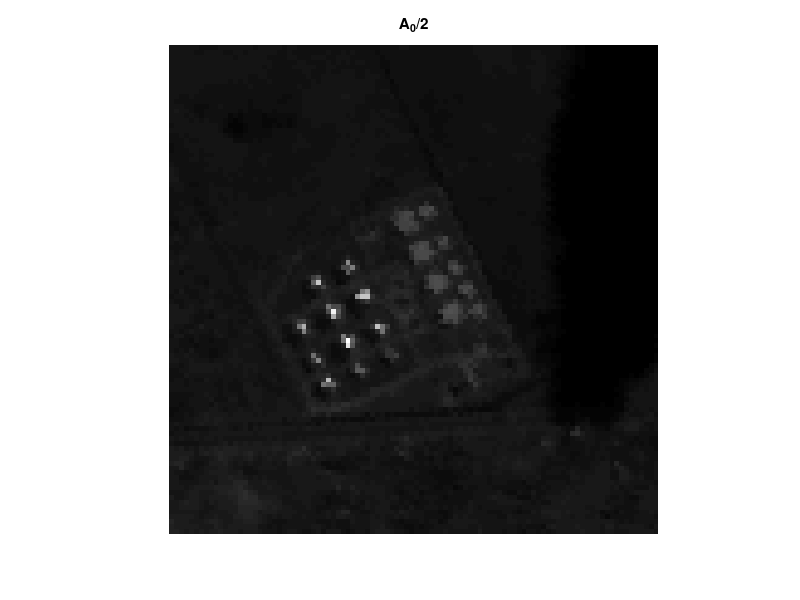

MATLAB code to generate this figure: (Note: this script raises an error after producing the figure.)
clear;
close all;
clc;

load abu-urban-2.mat;
img_src=data;
mask=map;
sz = size(img_src);
img_src = double(img_src);
img_src=reshape(img_src,sz(1)*sz(2),sz(3));
img_src=img_src';
MM=sz(1)*sz(2);

% parameter
r = 10;   % try r=2, 4, or 8, 10
eps = 0.3^2; % try eps=0.1^2, 0.2^2, 0.4^2
lambda = 0.00001;       % tradeoff parameter

%% harmonic analysis

A0_2=mean(img_src,1);
A0_2=reshape(A0_2,sz(1),sz(2));     %% harmonic remainder
A0_2=mat2gray(A0_2);
figure;
imshow(A0_2);axis image;title('{A_0}/2');

% Ah Bh Ch faih
img_src=reshape(img_src',sz(1),sz(2),sz(3));

datasize=sz;
ha_num=5;                          %% number of harmonic analysis
output_Ah=zeros(datasize(1),datasize(2),2*ha_num-1);
output_Bh=zeros(datasize(1),datasize(2),2*ha_num-1);
output_Ch=zeros(datasize(1),datasize(2),2*ha_num-1);
output_faih=zeros(datasize(1),datasize(2),2*ha_num-1);
for ha_times=1:ha_num
    for j=1:datasize(2)
        for i=1:datasize(1)
            for k=1:ha_times
                output_Ah(i,j,k)=function_Ah(img_src(i,j,:),k,datasize(3));
                output_Bh(i,j,k)=function_Bh(img_src(i,j,:),k,datasize(3));
                output_Ch(i,j,k)=sqrt(output_Ah(i,j,k)^2+output_Bh(i,j,k)^2);   %%  amplitude
                output_faih(i,j,k)=atan(output_Ah(i,j,k)/output_Bh(i,j,k));     %%  phase
            end
            
        end
    end
    HA=zeros(size(output_Ah,1),size(output_Ah,2),2*ha_times+1);
    for i=1:size(output_Ah,1)
        for j=1:size(output_Ah,2)
            temp1=output_Ch(i,j,1:ha_times);
            temp2=output_faih(i,j,1:ha_times);
            temp=[A0_2(i,j);temp1(:);temp2(:)];
            HA(i,j,:)=temp(:);      % reconstruct
        end
    end
    % output_name=sprintf('%s%d%s','HA_',2*ha_times+1,'.mat');
    % save(output_name,'HA');
    % 
    % % plot the 1th HA analysis
    % if ha_times==1
    %     figure;
    %     imshow(mat2gray(HA(:,:,2)));axis image;title('C_1');
    %     figure;
    %     imshow(mat2gray(HA(:,:,3)));axis image;title('\phi_1');
    % end
end

%% Guided Filtering
I=HA(:,:,1);
q=zeros(sz(1),sz(2),ha_num);
HAT=zeros(sz(1),sz(2),ha_num+1);
HAT(:,:,1)=I;
for ii=1:ha_num
    p=HA(:,:,ii+1);
    q(:,:,ii) = guidedfilter(I, p, r, eps);
    HAT(:,:,ii+1)=abs(q(:,:,ii)-p);
end
re1=zeros(sz(1),sz(2));
for ii=1:ha_num
    re1=re1+HAT(:,:,ii+1);
end
re2=re1./ha_num;

%% Dictionary Construction
HAF=reshape(HAT,sz(1)*sz(2),ha_num+1);
HAF=HAF';
sort_d=re2(:);
k=length(sort_d);
kk=k*0.95;                               % the top 90% of pixels after sorting
[sort_s,ix]=sort(sort_d,'ascend'); 
[row,col]=ind2sub(size(re2),ix);
dict = [];
sub=zeros(ha_num+1,1);
for ik=1:kk
    te=rand(1);
    if te<0.001                               % the proportion of atoms in the dictionary
        sub(:,1)=HAT(row(ik),col(ik),:);
        dict=[dict sub];                     % background dictionary
    end
end

% Dictionary based low-rank decomposition 
for k1=1:length(lambda)
    [A_hat,E_hat] = inexact_alm_lrr_l1(HAF,dict,lambda(k1),0,0);
end
nom=reshape(E_hat',sz(1),sz(2),ha_num+1);

%% anomaly extraction
result1=zeros(sz(1),sz(2));
for jj=1:sz(1)
    for v=1:sz(2)
        xy=nom(jj,v,:);
        xy=xy(:);
        result1(jj,v)=sqrt(xy'*xy);
    end
end

result2=result1;
figure;
imshow(mat2gray(result2),'colormap',parula);


%% ROC curve
disp('Running ROC...');
r4=reshape(result2,1,MM);
mask = reshape(mask, 1, MM);
anomaly_map = logical(double(mask)>=1);
normal_map = logical(double(mask)==0);
r_max = max(r4(:));
taus = linspace(0, r_max, 5000);
for index2 = 1:length(taus)
  tau = taus(index2);
  anomaly_map_rx = (r4 > tau);
  PF2(index2) = sum(anomaly_map_rx & normal_map)/sum(normal_map);
  PD2(index2) = sum(anomaly_map_rx & anomaly_map)/sum(anomaly_map);
end
area4 =  sum((PF2(1:end-1)-PF2(2:end)).*(PD2(2:end)+PD2(1:end-1))/2);
figure;
plot(PF2, PD2, 'k-', 'LineWidth', 2);  grid on
xlabel('False alarm rate'); ylabel('Probability of detection');
legend('HALR');
axis([0 1 0 1])
